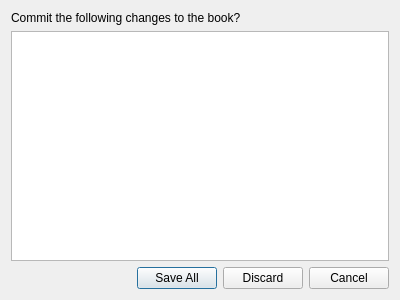
<?xml version="1.0" encoding="UTF-8"?>
<ui version="4.0">
 <class>ReviewDialog</class>
 <widget class="QDialog" name="ReviewDialog">
  <property name="geometry">
   <rect>
    <x>0</x>
    <y>0</y>
    <width>400</width>
    <height>300</height>
   </rect>
  </property>
  <property name="windowTitle">
   <string>Review Changes</string>
  </property>
  <layout class="QGridLayout" name="gridLayout">
   <item row="0" column="0">
    <widget class="QLabel" name="label">
     <property name="text">
      <string>Commit the following changes to the book?</string>
     </property>
    </widget>
   </item>
   <item row="1" column="0">
    <widget class="QTreeView" name="treeView">
     <property name="sortingEnabled">
      <bool>true</bool>
     </property>
    </widget>
   </item>
   <item row="2" column="0">
    <widget class="QDialogButtonBox" name="buttonBox">
     <property name="orientation">
      <enum>Qt::Horizontal</enum>
     </property>
     <property name="standardButtons">
      <set>QDialogButtonBox::Cancel|QDialogButtonBox::Discard|QDialogButtonBox::SaveAll</set>
     </property>
    </widget>
   </item>
  </layout>
 </widget>
 <resources/>
 <connections/>
</ui>
